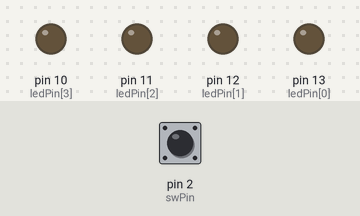
Bench run of a sketch on a simulated Arduino Uno, built with avr-gcc and run on an emulated ATmega328P. Parts: output pins drawn as LEDs (lit = HIGH). The inputs (shaded band) are chosen by the test bench; at power-on: pin 2 (swPin) LOW.

Above: at 1.2 s.
1.3 s: pin 2 (swPin) pulled HIGH for 3.2 s
At 5.6 s:
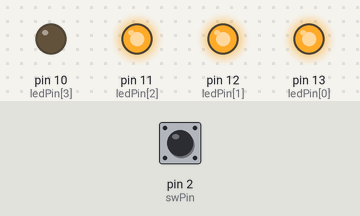
6.0 s: pin 2 (swPin) pulled HIGH for 0.15 s
At 6.9 s:
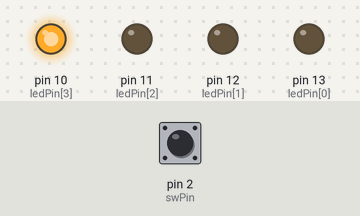
8.0 s: pin 2 (swPin) pulled HIGH for 1 s
At 10.0 s:
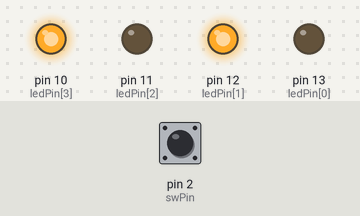
10.5 s: pin 2 (swPin) pulled HIGH for 0.15 s
At 11.6 s:
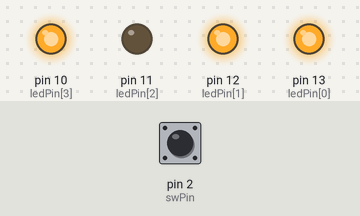
12.5 s: pin 2 (swPin) pulled HIGH for 0.15 s
At 14.2 s:
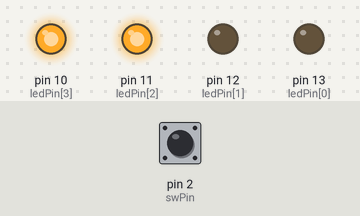
14.5 s: pin 2 (swPin) pulled HIGH for 1 s
At 16.2 s:
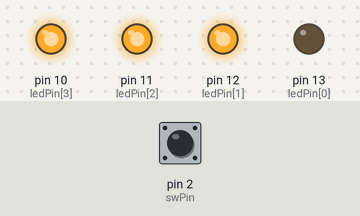
Timing chart, 0 to 17.7 s (numbered marks = the images above; inputs shaded):
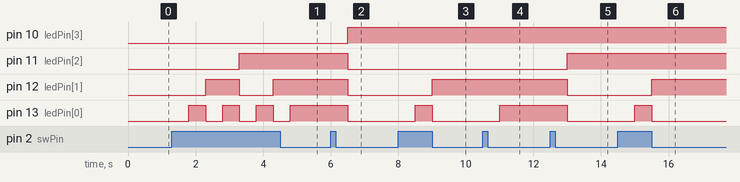

Measured:
- after the input at 1.3 s, pin 11 (ledPin[2]): LOW → HIGH after 2.0 s; pin 12 (ledPin[1]): LOW → HIGH after 1.0 s, → LOW 1.0 s later, → HIGH 1.0 s later; pin 13 (ledPin[0]): alternates HIGH for 0.50 s and LOW for 0.50 s, 7 changes in all, then stays HIGH, starting after 0.50 s
- after the input at 6.0 s, pin 10 (ledPin[3]): LOW → HIGH after 0.50 s; pin 11 (ledPin[2]), pin 12 (ledPin[1]), pin 13 (ledPin[0]): HIGH → LOW after 0.50 s
- after the input at 8.0 s, pin 12 (ledPin[1]): LOW → HIGH after 1.0 s; pin 13 (ledPin[0]): LOW → HIGH after 0.50 s, → LOW 0.50 s later
- after the input at 10.5 s, pin 13 (ledPin[0]): LOW → HIGH after 0.50 s
- after the input at 12.5 s, pin 11 (ledPin[2]): LOW → HIGH after 0.50 s; pin 12 (ledPin[1]), pin 13 (ledPin[0]): HIGH → LOW after 0.50 s
- after the input at 14.5 s, pin 12 (ledPin[1]): LOW → HIGH after 1.0 s; pin 13 (ledPin[0]): LOW → HIGH after 0.50 s, → LOW 0.50 s later

The sketch:

sketch.ino
```cpp
const int ledPin[4] = {13, 12, 11, 10};
const int swPin = 2;

int nowSwState = LOW;
int binaryCnt = 0;

void outputBinary(int nowCnt);


void setup() {
  for (int line = 0; line < 4; ++line) {
    pinMode(ledPin[line], OUTPUT);
  }
  pinMode( swPin, INPUT );
}


void loop() {
  nowSwState = digitalRead(swPin);

  if (nowSwState == HIGH) {
    binaryCnt = (binaryCnt + 1) % 16;
    delay(500);
  }

  outputBinary(binaryCnt);
}

void outputBinary(int nowCnt) {
  for (int line = 0; line < 4; ++line) {
    digitalWrite(ledPin[line], nowCnt&1);
    nowCnt >>= 1;
  }
}
```
